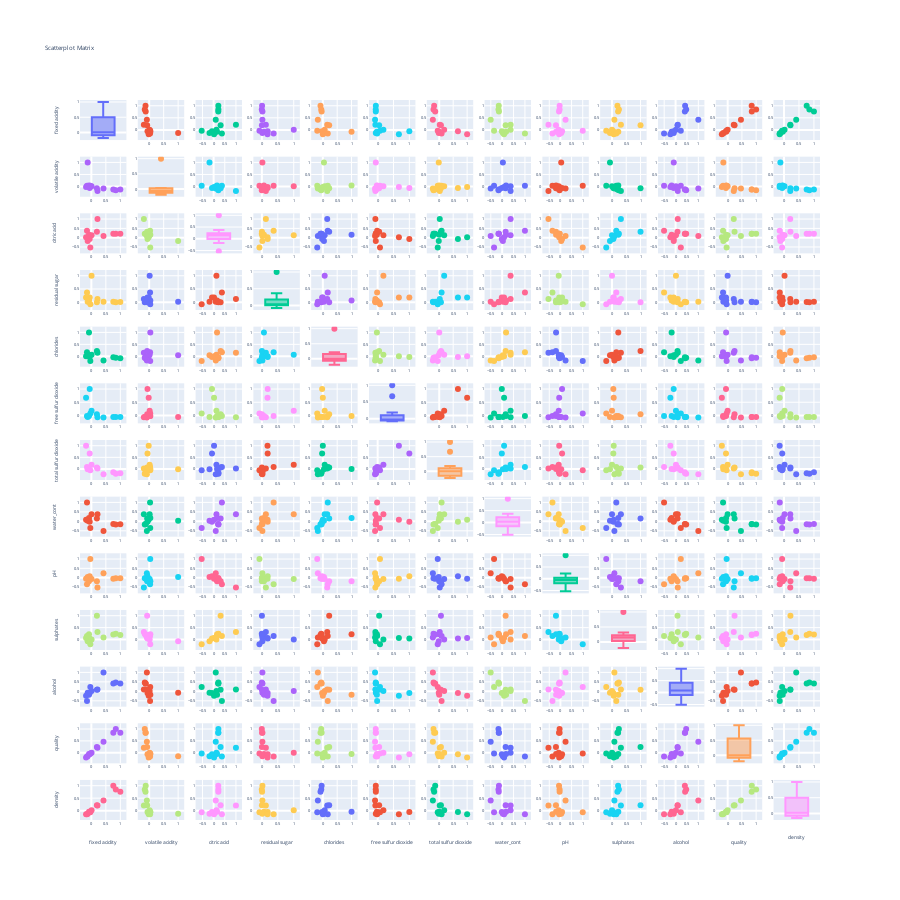

The code cell stored with this chart in its notebook:
### Code cell
fig = ff.create_scatterplotmatrix(data_corr, diag='box',colormap='Portland',
                                  height=900, width=900)
fig.layout.font.size = 4
fig.show()
